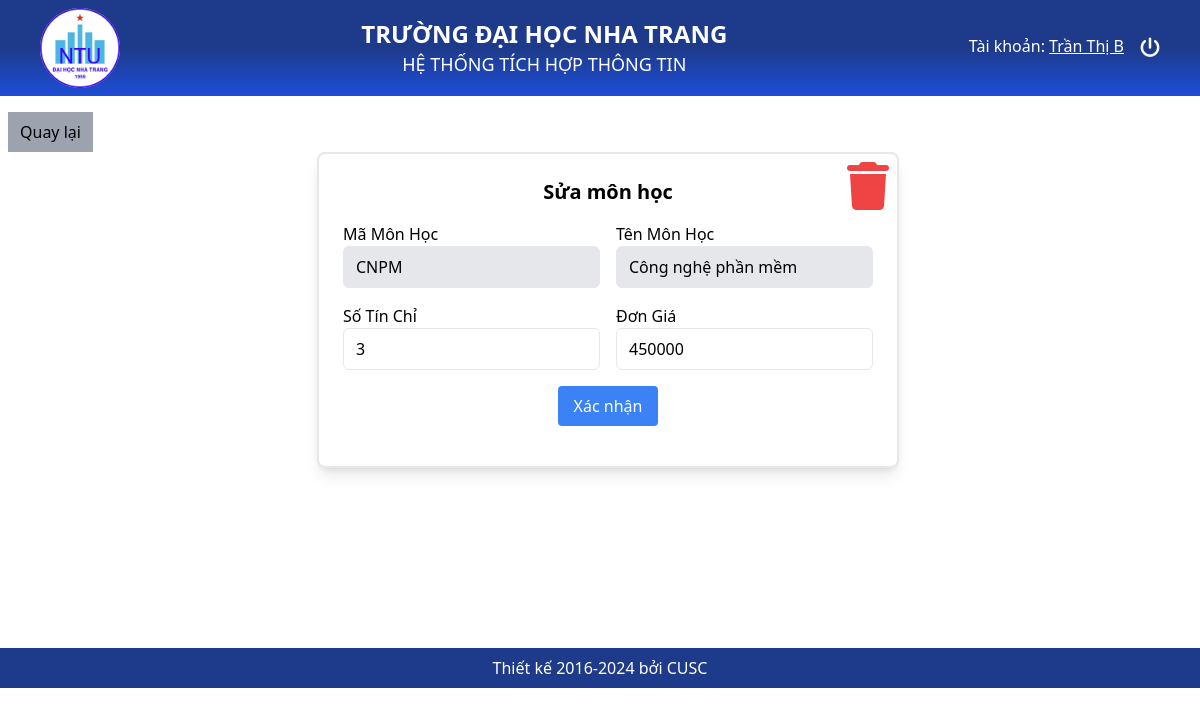
The app's page /Views/MH_ChinhSua.php?MaHP=CNPM (signed in) with its own data.
### tables this page shows
CREATE TABLE `monhoc` (
  `MaHP` varchar(10) NOT NULL,
  `TenHP` varchar(100) NOT NULL,
  `SoTinChi` int(11) NOT NULL,
  `DonGia` int(11) NOT NULL
);

### Controllers/MonHocController.php (called while the page is built, shortened)
<?php
class MonHocController {
    protected $conn;
    public function __construct($conn) {
        $this->conn = $conn;
    }
    public function ChiTietMonHoc($maMon)
    {
        $sql = "SELECT * FROM monhoc WHERE MaHP = '$maMon'";
        $result = $this->conn->query($sql);
        return $result->fetch_assoc();
    }
}
?>

### Views/MH_ChinhSua.php (the view, shortened to what this page needs)
<?php
require_once __DIR__ . '/../config/db.php';
include_once __DIR__ . '/../Controllers/MonHocController.php';
$monhocController = new MonHocController($conn);
if (isset($_GET['MaHP'])) {
    $maHP = $_GET['MaHP'];
}
$monhoc = $monhocController->ChiTietMonHoc($maHP);
?>
<?php include_once __DIR__ . "/../layout/header.php"; ?>
<body>
    <div class="m-4 w-full mx-2 min-h-[520px] ">
        <button onclick="window.history.back()" class="px-3 py-2 bg-gray-400">Quay lại</button>
        <div id="" class="flex items-center justify-center">
            <div class="bg-white p-6 rounded-lg w-max shadow-lg border-2 relative">
                <button onclick="openModal()" class="absolute top-2 right-2 text-5xl text-red-500 hover:text-red-600"><i
                        class="fa-solid fa-trash"></i></button>
                <h2 class="text-xl font-bold mb-4 text-center">Sửa môn học</h2>
                <form method="POST" action="" class="grid grid-cols-2 gap-4 mt-4">
                    <div class="">
                        <label class="block font-medium">Mã Môn Học</label>
                        <input type="text" name="maMonHoc" value="<?php echo $monhoc['MaHP'] ?>"
                            class="bg-gray-200 w-full px-3 py-2 border rounded-md" disabled>
                    </div>
                    <div class="">
                        <label class="block font-medium">Tên Môn Học</label>
                        <input type="text" name="tenMonHoc" value="<?php echo $monhoc['TenHP'] ?>"
                            class="bg-gray-200 w-full px-3 py-2 border rounded-md" disabled>
                    </div>
                    <div class="">
                        <label class="block font-medium">Số Tín Chỉ</label>
                        <input type="number" min="1" step="1" name="soTC" value="<?php echo $monhoc['SoTinChi'] ?>"
                            class="w-full px-3 py-2 border rounded-md" required>
                    </div>
                    <div class="">
                        <label class="block font-medium">Đơn Giá</label>
                        <input type="number" min="220000" step="10000" name="donGia"
                            value="<?php echo $monhoc['DonGia'] ?>" class="w-full px-3 py-2 border rounded-md" required>
                    </div>
                    <div class="col-span-2 text-center">
                        <button type="submit" name="SuaMH" value="SuaMH"
                            class="px-4 py-2 bg-blue-500 text-white rounded hover:bg-blue-600">Xác nhận</button>
                    </div>
                </form>
            </div>
        </div>
    </div>
</body>
<?php include_once __DIR__ . "/../layout/footer.php"; ?>

### records on screen
monhoc: maMonHoc "CNPM", tenMonHoc "Công nghệ phần mềm", soTC "3", donGia "450000"

### other values on screen
$_SESSION['User']['HoTen'] "Trần Thị B"
